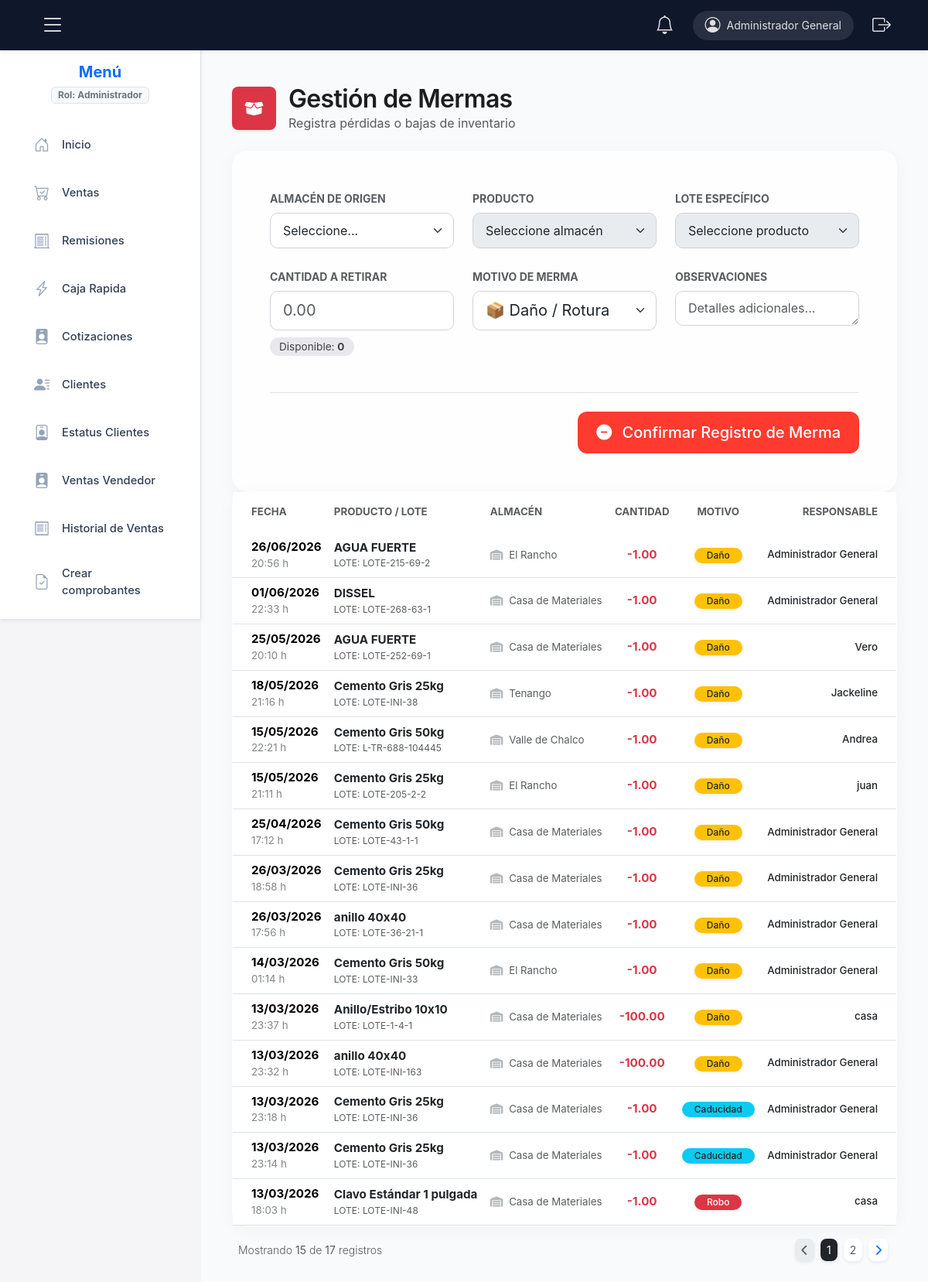
Screenshot of /app/controllers/mermasController.php (signed in) with the database file from the repository.
### tables this page shows
CREATE TABLE `mermas` (
  `id` int(11) NOT NULL,
  `movimiento_id` int(11) NOT NULL,
  `almacen_id` int(11) NOT NULL,
  `producto_id` int(11) NOT NULL,
  `lote_id` int(11) NOT NULL,
  `cantidad` decimal(10,2) NOT NULL,
  `tipo_merma` enum('robo','daño','caducidad','otro') DEFAULT 'otro',
  `responsable_declaracion` varchar(150) DEFAULT NULL,
  `descripcion_suceso` text NOT NULL,
  `fecha_reporte` timestamp NOT NULL DEFAULT current_timestamp()
);

CREATE TABLE `productos` (
  `id` int(11) NOT NULL,
  `sku` varchar(50) NOT NULL,
  `nombre` varchar(150) NOT NULL,
  `descripcion` text DEFAULT NULL,
  `unidad_medida` varchar(50) DEFAULT NULL,
  `unidad_reporte` varchar(20) DEFAULT NULL,
  `factor_conversion` decimal(10,2) DEFAULT 1.00,
  `fiscal_clave_prod` varchar(20) DEFAULT NULL,
  `fiscal_clave_unidad` varchar(20) DEFAULT NULL,
  `precio_adquisicion` decimal(10,2) NOT NULL,
  `impuesto_iva` decimal(5,2) DEFAULT 16.00,
  `activo` tinyint(1) DEFAULT 1,
  `fecha_creacion` timestamp NOT NULL DEFAULT current_timestamp(),
  `categoria_id` int(11) DEFAULT NULL
);

CREATE TABLE `lotes_stock` (
  `id` int(11) NOT NULL,
  `producto_id` int(11) NOT NULL,
  `almacen_id` int(11) NOT NULL,
  `codigo_lote` varchar(50) NOT NULL COMMENT 'Código único para rastrear este grupo de productos',
  `cantidad_inicial` decimal(10,2) NOT NULL COMMENT 'Lo que entró originalmente',
  `cantidad_actual` decimal(10,2) NOT NULL COMMENT 'Lo que queda disponible para entregar',
  `precio_compra_unitario` decimal(10,2) NOT NULL DEFAULT 0.00 COMMENT 'Costo de adquisición real de este lote',
  `fecha_ingreso` timestamp NOT NULL DEFAULT current_timestamp(),
  `estado_lote` enum('activo','agotado','reservado') DEFAULT 'activo'
);

CREATE TABLE `almacenes` (
  `id` int(11) NOT NULL,
  `codigo` varchar(20) NOT NULL,
  `nombre` varchar(100) NOT NULL,
  `hora_cierre_programada` time DEFAULT '18:00:00',
  `ubicacion` varchar(255) NOT NULL,
  `activo` tinyint(1) DEFAULT 1,
  `fecha_creacion` timestamp NOT NULL DEFAULT current_timestamp()
);

CREATE TABLE `movimientos` (
  `id` int(11) NOT NULL,
  `producto_id` int(11) NOT NULL,
  `tipo` enum('entrada','salida','traspaso','ajuste','merma') NOT NULL,
  `cantidad` decimal(10,2) DEFAULT NULL,
  `almacen_origen_id` int(11) DEFAULT NULL,
  `almacen_destino_id` int(11) DEFAULT NULL,
  `usuario_registra_id` int(11) NOT NULL,
  `usuario_autoriza_id` int(11) DEFAULT NULL,
  `usuario_envia_id` int(11) DEFAULT NULL,
  `usuario_recibe_id` int(11) DEFAULT NULL,
  `origen_movimiento` varchar(150) DEFAULT NULL,
  `referencia_id` int(11) DEFAULT NULL,
  `observaciones` text DEFAULT NULL,
  `fecha` timestamp NOT NULL DEFAULT current_timestamp(),
  `entrega_id` int(11) NOT NULL DEFAULT 0
);

### app/controllers/mermasController.php (called while the page is built, shortened)
<?php
require_once __DIR__ . '/../../config/conexion.php';
require_once __DIR__ . '/../models/mermasModel.php';
 require_once __DIR__ . '/../controllers/LayoutController.php';
$mermasModel = new MermasModel($conexion);
try {
    $almacen_sesion = $_SESSION['almacen_id'] ?? 0;
    $limit = 15;
    $pagina = isset($_GET['p']) ? max(1, intval($_GET['p'])) : 1;
    $offset = ($pagina - 1) * $limit;
    $mermas = $mermasModel->obtenerMermasPaginadas($almacen_sesion, $limit, $offset);
    $totalMermas = $mermasModel->contarTotalMermas($almacen_sesion);
    $totalPaginas = ceil($totalMermas / $limit);
    include __DIR__ . '/../views/mermas_view.php';
} catch (Exception $e) {
    die("Error crítico en el sistema de mermas: " . $e->getMessage());
}
?>

### app/models/mermasModel.php (called while the page is built, shortened)
<?php
class MermasModel {
    private $db;
    public function __construct($conexion) {
        $this->db = $conexion;
    }
  public function obtenerMermasPaginadas($almacen_id, $limit = 10, $offset = 0) {
    $filtroAlmacen = ($almacen_id > 0) ? "WHERE m.almacen_id = ?" : "";
    $sql = "SELECT
                m.id,
                m.fecha_reporte, -- <--- Nombre corregido según tu DB
                m.cantidad,
                m.tipo_merma,
                mov.origen_movimiento as responsable, -- Tomamos el responsable del movimiento
                a.nombre as almacen_nombre,
                p.nombre as producto_nombre,
                l.codigo_lote
            FROM mermas m
            JOIN movimientos mov ON m.movimiento_id = mov.id
            JOIN almacenes a ON m.almacen_id = a.id
            JOIN productos p ON m.producto_id = p.id
            LEFT JOIN lotes_stock l ON m.lote_id = l.id
            $filtroAlmacen
            ORDER BY m.fecha_reporte DESC
            LIMIT ? OFFSET ?";
    $stmt = $this->db->prepare($sql);
    if ($almacen_id > 0) {
        $stmt->bind_param("iii", $almacen_id, $limit, $offset);
    } else {
        $stmt->bind_param("ii", $limit, $offset);
    }
    $stmt->execute();
    return $stmt->get_result()->fetch_all(MYSQLI_ASSOC);
}
public function contarTotalMermas($almacen_id) {
    $sql = "SELECT COUNT(*) as total FROM mermas";
    $result = $this->db->query($sql);
    return $result->fetch_assoc()['total'];
}
}

### app/views/mermas_view.php (the view, shortened to what this page needs)
<!DOCTYPE html>
<html lang="es">
<head>
    <link href="https://cdn.jsdelivr.net/npm/bootstrap@5.3.3/dist/css/bootstrap.min.css" rel="stylesheet">
    <link href="https://cdnjs.cloudflare.com/ajax/libs/font-awesome/6.0.0/css/all.min.css" rel="stylesheet">
    <?php if (function_exists('cargarEstilos')) { cargarEstilos(); } ?>
</head>
<body>
    <?php if (function_exists('renderizarLayout')) renderizarLayout('Mermas'); ?>
    <div class="main-content">
            <div class="d-flex align-items-center mb-4">
                <div class="bg-danger text-white rounded-3 p-3 me-3 shadow-sm">
                    <i class="fas fa-box-open fa-lg"></i>
                </div>
                <div>
                    <h2 class="header-title mb-0">Gestión de Mermas</h2>
                    <p class="text-muted mb-0">Registra pérdidas o bajas de inventario</p>
                </div>
            </div>
            <div class="card card-apple">
                <div class="card-body p-4 p-md-5">
                    <form id="formMerma" action="/cfsistem/app/controllers/mermasController.php?action=guardarMerma" method="POST">
                        <div class="row g-4">
                            <div class="col-md-4">
                                <label class="form-label small text-uppercase fw-bold text-muted">Almacén de Origen</label>
                                <select name="almacen_id" id="merma_almacen" class="form-select" required>
                                    <option value="">Seleccione...</option>
                                </select>
                            </div>
                            <div class="col-md-4">
                                <label class="form-label small text-uppercase fw-bold text-muted">Producto</label>
                                <select name="producto_id" id="merma_producto" class="form-select" disabled required>
                                    <option value="">Seleccione almacén</option>
                                </select>
                            </div>
                            <div class="col-md-4">
                                <label class="form-label small text-uppercase fw-bold text-muted">Lote Específico</label>
                                <select name="lote_id" id="merma_lote" class="form-select" disabled required>
                                    <option value="">Seleccione producto</option>
                                </select>
                            </div>
                            <div class="col-md-4">
                                <label class="form-label small text-uppercase fw-bold text-muted">Cantidad a Retirar</label>
                                <input type="number" step="0.01" min="0.01" name="cantidad" id="merma_cantidad" class="form-control form-control-lg" placeholder="0.00" required>
                                <div class="mt-2">
                                    <span class="stock-badge">Disponible: <strong id="stock_disponible">0</strong></span>
                                </div>
                            </div>
                            <div class="col-md-4">
                                <label class="form-label small text-uppercase fw-bold text-muted">Motivo de Merma</label>
                                <select name="tipo_merma" class="form-select form-select-lg" required>
                                    <option value="daño">📦 Daño / Rotura</option>
                                </select>
                            </div>
                            <div class="col-md-4">
                                <label class="form-label small text-uppercase fw-bold text-muted">Observaciones</label>
                                <textarea name="observaciones" class="form-control" rows="1" placeholder="Detalles adicionales..."></textarea>
                            </div>
                        </div>
                        <div class="mt-5 border-top pt-4 text-end">
                            <button type="submit" class="btn btn-apple-danger btn-lg text-white">
                                <i class="fas fa-minus-circle me-2"></i> Confirmar Registro de Merma
                            </button>
                        </div>
                    </form>
                </div>
            </div>
        <div class="card card-apple">
  <div class="table-responsive p-0" id="contenedor-tabla">
    <table class="table table-hover align-middle mb-0" style="font-size: 0.95rem;">
        <thead class="bg-light">
            <tr>
                <th class="ps-4 border-0 py-3 text-uppercase small fw-bold text-muted">Fecha</th>
                <th class="border-0 py-3 text-uppercase small fw-bold text-muted">Producto / Lote</th>
                <th class="border-0 py-3 text-uppercase small fw-bold text-muted">Almacén</th>
                <th class="border-0 py-3 text-uppercase small fw-bold text-muted text-center">Cantidad</th>
                <th class="border-0 py-3 text-uppercase small fw-bold text-muted text-center">Motivo</th>
                <th class="pe-4 border-0 py-3 text-uppercase small fw-bold text-muted text-end">Responsable</th>
            </tr>
        </thead>
        <tbody>
            <?php foreach ($mermas as $m):
                $badgeClass = match($m['tipo_merma']) {
                    'daño'     => 'bg-warning text-dark',
                    'robo'     => 'bg-danger text-white',
                    'caducidad' => 'bg-info text-dark',
                    default     => 'bg-secondary text-white'
                };
            ?>
            <tr>
                <td class="ps-4">
                    <div class="fw-bold"><?= date('d/m/Y', strtotime($m['fecha_reporte'])) ?></div>
                    <div class="small text-muted opacity-75"><?= date('H:i', strtotime($m['fecha_reporte'])) ?> h</div>
                </td>
                <td>
                    <div class="fw-bold text-dark"><?= htmlspecialchars($m['producto_nombre']) ?></div>
                    <div class="small text-muted text-uppercase" style="font-size: 0.75rem;">
                        LOTE: <?= htmlspecialchars($m['codigo_lote'] ?? 'N/A') ?>
                    </div>
                </td>
                <td>
                    <span class="text-muted small">
                        <i class="fas fa-warehouse me-1 text-secondary opacity-50"></i>
                        <?= htmlspecialchars($m['almacen_nombre']) ?>
                    </span>
                </td>
                <td class="text-center">
                    <span class="fw-bold text-danger">-<?= number_format($m['cantidad'], 2) ?></span>
                </td>
                <td class="text-center">
                    <span class="badge rounded-pill <?= $badgeClass ?> px-3 py-1 fw-medium shadow-sm" style="font-size: 0.75rem;">
                        <?= ucfirst($m['tipo_merma']) ?>
                    </span>
                </td>
                <td class="pe-4 text-end">
                    <div class="small fw-medium text-dark"><?= htmlspecialchars($m['responsable'] ?? 'S/R') ?></div>
                </td>
            </tr>
            <?php endforeach; ?>
        </tbody>
    </table>
</div>
</div>
<div class="d-flex justify-content-between align-items-center mt-3 px-2">
    <div class="small text-muted fw-light">
        Mostrando <strong><?= count($mermas) ?></strong> de <strong><?= $totalMermas ?></strong> registros
    </div>
    <nav>
        <ul class="pagination pagination-sm mb-0">
            <li class="page-item <?= ($pagina <= 1) ? 'disabled' : '' ?>">
                <a class="page-link border-0 rounded-3 shadow-sm mx-1" href="?p=<?= max(1, $pagina - 1) ?>">
                    <i class="fas fa-chevron-left"></i>
                </a>
            </li>
            <?php for ($i = 1; $i <= $totalPaginas; $i++): ?>
                <li class="page-item <?= ($i == $pagina) ? 'active' : '' ?>">
                    <a class="page-link border-0 rounded-3 shadow-sm mx-1 <?= ($i == $pagina) ? 'bg-dark text-white shadow' : 'bg-white text-muted' ?>" href="?p=<?= $i ?>">
                        <?= $i ?>
                    </a>
                </li>
            <?php endfor; ?>
            <li class="page-item <?= ($pagina >= $totalPaginas) ? 'disabled' : '' ?>">
                <a class="page-link border-0 rounded-3 shadow-sm mx-1" href="?p=<?= min($totalPaginas, $pagina + 1) ?>">
                    <i class="fas fa-chevron-right"></i>
                </a>
            </li>
        </ul>
    </nav>
</div>
    </div>
</html>

### css/layout.css (style rules this page uses)
:root { --nav-height: 65px; --sidebar-width: 260px; --negro-delicado: #334155; --azul-clarito-bg: #eff6ff; --azul-enlace-active: #2563eb; --borde-suave: #e2e8f0; --navbar-dark: #0f172a; }
.main-content { margin-left: var(--sidebar-width); padding-top: calc(var(--nav-height) + 20px); padding-left: 20px; padding-right: 20px; transition: all .3s ease; min-height: 100vh; background-color: #f8fafc; }

### app/views/mermas_view.php (style rules this page uses)
:root { --sidebar-width: 260px; --navbar-height: 65px; --apple-gray: #f5f5f7; --apple-blue: #0071e3; --apple-red: #ff3b30; }
body { background-color: var(--apple-gray); font-family: -apple-system, BlinkMacSystemFont, "Segoe UI", Roboto, Helvetica, Arial, sans-serif; color: #1d1d1f; }
.main-content { margin-left: var(--sidebar-width); padding: 40px; padding-top: calc(var(--navbar-height) + 20px); }
.card-apple { border: none; border-radius: 20px; box-shadow: 0 4px 24px rgba(0,0,0,0.04); background: rgba(255, 255, 255, 0.8); backdrop-filter: blur(20px); -webkit-backdrop-filter: blur(20px); border: 1px solid rgba(255,255,255,0.3); }
.header-title { font-weight: 600; letter-spacing: -0.02em; color: #1d1d1f; }
.form-control, .form-select { border-radius: 10px; border: 1px solid #d2d2d7; padding: 0.6rem 1rem; background-color: rgba(255, 255, 255, 0.5); transition: all 0.2s ease; }
.btn-apple-danger { background-color: var(--apple-red); border: none; border-radius: 12px; padding: 12px 24px; font-weight: 500; transition: transform 0.1s ease; }
.stock-badge { background: #e8e8ed; padding: 4px 12px; border-radius: 20px; font-size: 0.85rem; color: #424245; }

### rows the page displays
mermas: fecha_reporte "26/06/2026", fecha_reporte "20:56", producto.nombre "AGUA FUERTE", lote.codigo_lote "LOTE-215-69-2", almacen.nombre "El Rancho", cantidad "1.00", tipo_merma "Daño", movimiento.origen_movimiento "Administrador General"
mermas: fecha_reporte "01/06/2026", fecha_reporte "22:33", producto.nombre "DISSEL", lote.codigo_lote "LOTE-268-63-1", almacen.nombre "Casa de Materiales", cantidad "1.00", tipo_merma "Daño", movimiento.origen_movimiento "Administrador General"
mermas: fecha_reporte "25/05/2026", fecha_reporte "20:10", producto.nombre "AGUA FUERTE", lote.codigo_lote "LOTE-252-69-1", almacen.nombre "Casa de Materiales", cantidad "1.00", tipo_merma "Daño", movimiento.origen_movimiento "Vero"
mermas: fecha_reporte "18/05/2026", fecha_reporte "21:16", producto.nombre "Cemento Gris 25kg", lote.codigo_lote "LOTE-INI-38", almacen.nombre "Tenango", cantidad "1.00", tipo_merma "Daño", movimiento.origen_movimiento "Jackeline"
mermas: fecha_reporte "15/05/2026", fecha_reporte "22:21", producto.nombre "Cemento Gris 50kg", lote.codigo_lote "L-TR-688-104445", almacen.nombre "Valle de Chalco", cantidad "1.00", tipo_merma "Daño", movimiento.origen_movimiento "Andrea"
mermas: fecha_reporte "15/05/2026", fecha_reporte "21:11", producto.nombre "Cemento Gris 25kg", lote.codigo_lote "LOTE-205-2-2", almacen.nombre "El Rancho", cantidad "1.00", tipo_merma "Daño", movimiento.origen_movimiento "juan"
mermas: fecha_reporte "25/04/2026", fecha_reporte "17:12", producto.nombre "Cemento Gris 50kg", lote.codigo_lote "LOTE-43-1-1", almacen.nombre "Casa de Materiales", cantidad "1.00", tipo_merma "Daño", movimiento.origen_movimiento "Administrador General"
mermas: fecha_reporte "26/03/2026", fecha_reporte "18:58", producto.nombre "Cemento Gris 25kg", lote.codigo_lote "LOTE-INI-36", almacen.nombre "Casa de Materiales", cantidad "1.00", tipo_merma "Daño", movimiento.origen_movimiento "Administrador General"
mermas: fecha_reporte "26/03/2026", fecha_reporte "17:56", producto.nombre "anillo 40x40", lote.codigo_lote "LOTE-36-21-1", almacen.nombre "Casa de Materiales", cantidad "1.00", tipo_merma "Daño", movimiento.origen_movimiento "Administrador General"
mermas: fecha_reporte "14/03/2026", fecha_reporte "01:14", producto.nombre "Cemento Gris 50kg", lote.codigo_lote "LOTE-INI-33", almacen.nombre "El Rancho", cantidad "1.00", tipo_merma "Daño", movimiento.origen_movimiento "Administrador General"
mermas: fecha_reporte "13/03/2026", fecha_reporte "23:37", producto.nombre "Anillo/Estribo 10x10", lote.codigo_lote "LOTE-1-4-1", almacen.nombre "Casa de Materiales", cantidad "100.00", tipo_merma "Daño", movimiento.origen_movimiento "casa"
mermas: fecha_reporte "13/03/2026", fecha_reporte "23:32", producto.nombre "anillo 40x40", lote.codigo_lote "LOTE-INI-163", almacen.nombre "Casa de Materiales", cantidad "100.00", tipo_merma "Daño", movimiento.origen_movimiento "Administrador General"
mermas: fecha_reporte "13/03/2026", fecha_reporte "23:18", producto.nombre "Cemento Gris 25kg", lote.codigo_lote "LOTE-INI-36", almacen.nombre "Casa de Materiales", cantidad "1.00", tipo_merma "Caducidad", movimiento.origen_movimiento "Administrador General"
mermas: fecha_reporte "13/03/2026", fecha_reporte "23:14", producto.nombre "Cemento Gris 25kg", lote.codigo_lote "LOTE-INI-36", almacen.nombre "Casa de Materiales", cantidad "1.00", tipo_merma "Caducidad", movimiento.origen_movimiento "Administrador General"
mermas: fecha_reporte "13/03/2026", fecha_reporte "18:03", producto.nombre "Clavo Estándar 1 pulgada", lote.codigo_lote "LOTE-INI-48", almacen.nombre "Casa de Materiales", cantidad "1.00", tipo_merma "Robo", movimiento.origen_movimiento "casa"

### other values shown
$_SESSION['nombre'] "Administrador General"
$_SESSION['rol'] "Administrador"
$m['label'] "Inicio"
$m['label'] "Ventas"
$m['label'] "Remisiones"
$m['label'] "Caja Rapida"
$m['label'] "Cotizaciones"
$m['label'] "Clientes"
$m['label'] "Estatus Clientes"
$m['label'] "Ventas Vendedor"
$m['label'] "Historial de Ventas"
$m['label'] "Crear comprobantes"
count($mermas) "15"
$totalMermas "17"
